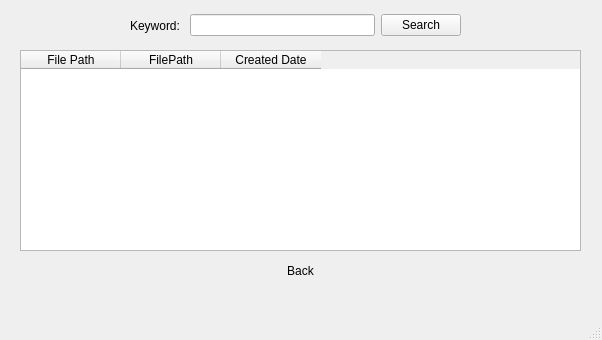
<?xml version="1.0" encoding="UTF-8"?>
<ui version="4.0">
 <class>FilesWindow</class>
 <widget class="QMainWindow" name="FilesWindow">
  <property name="geometry">
   <rect>
    <x>0</x>
    <y>0</y>
    <width>602</width>
    <height>340</height>
   </rect>
  </property>
  <property name="windowTitle">
   <string>MainWindow</string>
  </property>
  <widget class="QWidget" name="centralwidget">
   <widget class="QWidget" name="layoutWidget">
    <property name="geometry">
     <rect>
      <x>130</x>
      <y>10</y>
      <width>331</width>
      <height>31</height>
     </rect>
    </property>
    <layout class="QHBoxLayout" name="horizontalLayout_2">
     <item>
      <widget class="QLabel" name="keywordLabel">
       <property name="text">
        <string>Keyword: </string>
       </property>
      </widget>
     </item>
     <item>
      <widget class="QLineEdit" name="keywordText"/>
     </item>
     <item>
      <widget class="QPushButton" name="searchButton">
       <property name="text">
        <string>Search</string>
       </property>
      </widget>
     </item>
    </layout>
   </widget>
   <widget class="QTableWidget" name="filesTable">
    <property name="geometry">
     <rect>
      <x>20</x>
      <y>50</y>
      <width>561</width>
      <height>201</height>
     </rect>
    </property>
    <column>
     <property name="text">
      <string>File Path</string>
     </property>
    </column>
    <column>
     <property name="text">
      <string>FilePath</string>
     </property>
    </column>
    <column>
     <property name="text">
      <string>Created Date</string>
     </property>
    </column>
   </widget>
   <widget class="QPushButton" name="backButton">
    <property name="geometry">
     <rect>
      <x>270</x>
      <y>260</y>
      <width>61</width>
      <height>21</height>
     </rect>
    </property>
    <property name="styleSheet">
     <string notr="true">background: transparent;
border: none;</string>
    </property>
    <property name="text">
     <string>Back</string>
    </property>
   </widget>
   <widget class="QLabel" name="statusLabel">
    <property name="geometry">
     <rect>
      <x>20</x>
      <y>255</y>
      <width>471</width>
      <height>21</height>
     </rect>
    </property>
    <property name="text">
     <string>&lt;html&gt;&lt;head/&gt;&lt;body&gt;&lt;p align=&quot;center&quot;/&gt;&lt;/body&gt;&lt;/html&gt;</string>
    </property>
   </widget>
  </widget>
  <widget class="QMenuBar" name="menubar">
   <property name="geometry">
    <rect>
     <x>0</x>
     <y>0</y>
     <width>602</width>
     <height>22</height>
    </rect>
   </property>
  </widget>
  <widget class="QStatusBar" name="statusbar"/>
 </widget>
 <resources/>
 <connections/>
</ui>
